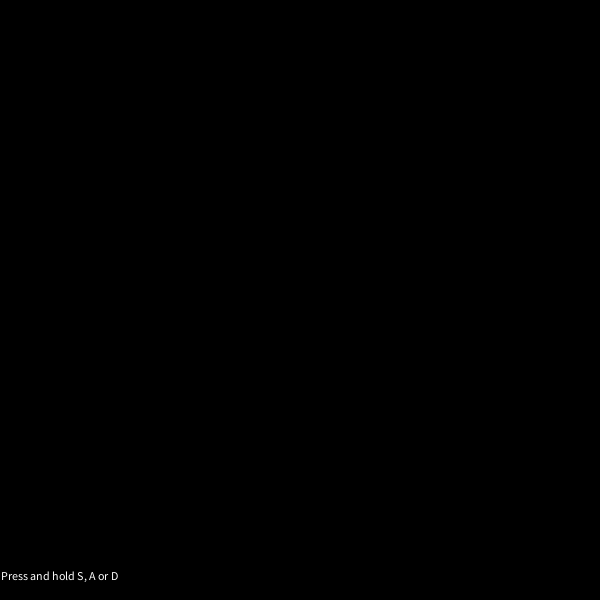
Frame 1 (no input)
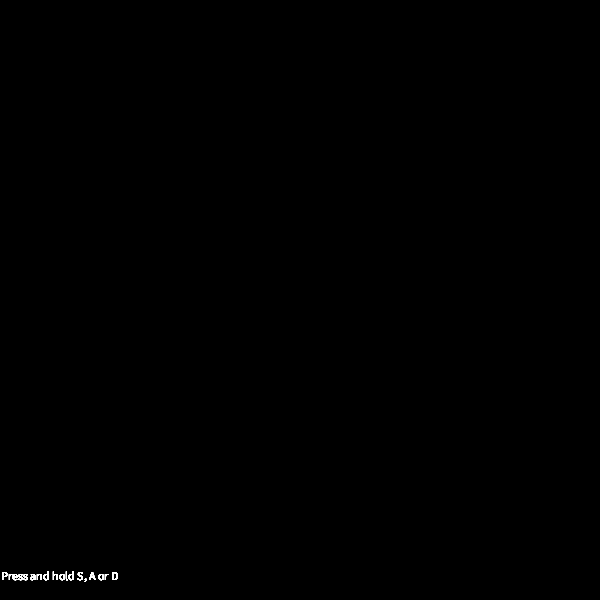
Frame 60 (the mouse pressed at the canvas centre just before this capture)
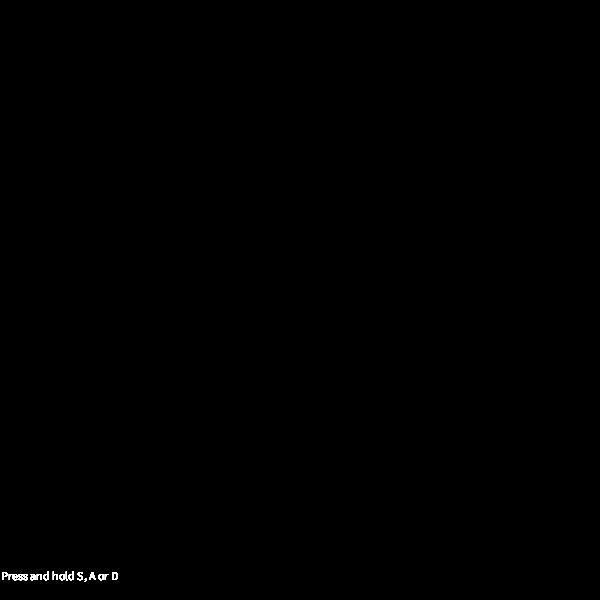
Frame 120 (the mouse held since frame 60 and released just before this capture)

The Processing sketch that drew these frames (run headless with seeded random() and noise(); from frame 60 on, the mouse is pressed at the canvas centre):

// Processing sketch: processing_98655
// ── processing_98655.pde

int x=0;
int y=0;
boolean moveup= true;
boolean movediag= true;
boolean moveright= true;
void setup() {
  size(600, 600);
  background(0);
 
}
 
void draw() {
text("Press and hold S, A or D",1,580);
}
 
void keyPressed() {
  
  if (key == 's'){
    background(0);
    rect(width/2,y,65,65);
    fill(y/2,x/2,x/2);
      if(moveup) {
      y+=10;
        } else {
        y-=10;
        }
        if(y>width-50){
        moveup = false;
        } else if (y<0){
        moveup = true;
        }
  }
    else if (key == 'a'){
       background(0);
       rect(x,height/2,65,65);
       fill(x/2,y/2,y/2);
  if(moveright) {
    x+=10;
  } else {
    x-=10;
  }
  if(x>height-50){
    moveright = false;
  } else if (x<1){
    moveright = true;
  }
  }
   
    else if (key == 'd'){
      background(0);
  rect(x,y,65,65);
  fill(y/2,y/2,155);
  if(movediag) {
    y+=10;
    x+=10;
  } else {
    y-=10;
    x-=10;
  }
  if(y>width-50){
    movediag = false;
  } else if (y<0){
    movediag = true;
  }
  if(x>height-50){
    movediag = false;
  } else if (x<1){
    movediag = true;
  }
     
  }
  }
